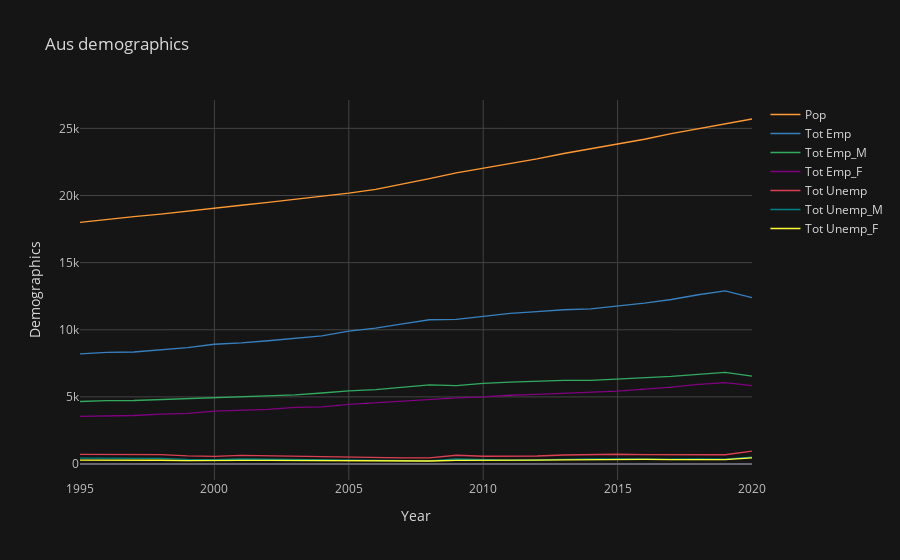
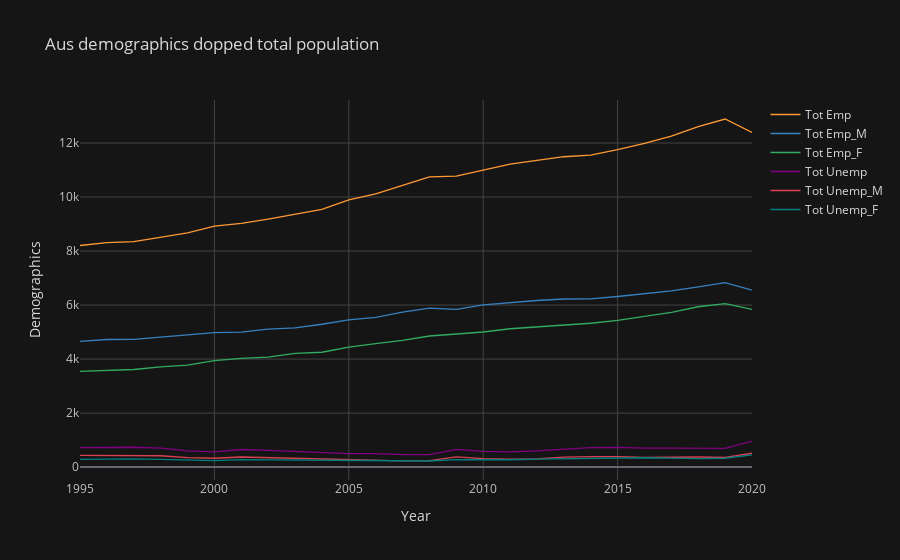

The cell these charts' notebook holds for them, in order:
### Code cell
# Generate line graphs using Cufflinks
aus_demographics_fig1 = aus_demographics_renamed_df.iplot(kind='line',
                                             title="Aus demographics",
                                             xTitle="Year",
                                             yTitle='Demographics')         
             
aus_demographics_fig2 = aus_demographics_renamed_d2.iplot(kind='line',
                                                          title="Aus demographics dopped total population",
                                                          xTitle="Year",
                                                          yTitle='Demographics')  

#Create the plot matrix:
fig = subplots.make_subplots(rows=3, cols=1)

#Add traces, use  'add_traces', or 'append_trace'.
fig.add_traces(aus_demographics_fig1)
fig.add_traces(aus_demographics_fig2)

fig['layout'].update(height=600,
                     width=600)

### Figure 1 — Plotly figure (JSON) as saved in the notebook; plotly's stock layout.template omitted (floating-point values rounded to 4 significant figures)
{"data": [{"line": {"color": "rgba(255, 153, 51, 1.0)", "dash": "solid", "shape": "linear", "width": 1.3}, "mode": "lines", "name": "Pop", "text": "", "type": "scatter", "x": [1995, 1996, 1997, 1998, 1999, 2000, 2001, 2002, 2003, 2004, 2005, 2006, 2007, 2008, 2009, 2010, 2011, 2012, 2013, 2014, 2015, 2016, 2017, 2018, 2019, 2020], "y": [18000.0, 18220.0, 18423, 18610.0, 18810.0, 19030.0, 19270.0, 19500.0, 19720.0, 19930.0, 20180.0, 20451, 20830.0, 21250.0, 21690.0, 22030.0, 22340, 22730.0, 23130.0, 23480.0, 23816, 24190.0, 24600.0, 24980.0, 25370.0, 25700.0]}, {"line": {"color": "rgba(55, 128, 191, 1.0)", "dash": "solid", "shape": "linear", "width": 1.3}, "mode": "lines", "name": "Tot Emp", "text": "", "type": "scatter", "x": [1995, 1996, 1997, 1998, 1999, 2000, 2001, 2002, 2003, 2004, 2005, 2006, 2007, 2008, 2009, 2010, 2011, 2012, 2013, 2014, 2015, 2016, 2017, 2018, 2019, 2020], "y": [8206.0, 8312.0, 8346.0, 8517.0, 8673.0, 8922, 9022.0, 9181.0, 9370.0, 9543.0, 9897.0, 10120.0, 10440.0, 10745, 10770.0, 11010.0, 11220.0, 11356, 11490.0, 11550.0, 11750.0, 11990.0, 12255, 12610.0, 12890.0, 12390.0]}, {"line": {"color": "rgba(50, 171, 96, 1.0)", "dash": "solid", "shape": "linear", "width": 1.3}, "mode": "lines", "name": "Tot Emp_M", "text": "", "type": "scatter", "x": [1995, 1996, 1997, 1998, 1999, 2000, 2001, 2002, 2003, 2004, 2005, 2006, 2007, 2008, 2009, 2010, 2011, 2012, 2013, 2014, 2015, 2016, 2017, 2018, 2019, 2020], "y": [4657.0, 4724.0, 4732.0, 4802.0, 4898.0, 4981.0, 4997.0, 5109.0, 5155.0, 5290.0, 5450.0, 5547.0, 5743.0, 5890.0, 5843.0, 6006.0, 6098.0, 6169.0, 6224.0, 6227.0, 6317.0, 6406.0, 6523.0, 6671, 6834.0, 6554.0]}, {"line": {"color": "rgba(128, 0, 128, 1.0)", "dash": "solid", "shape": "linear", "width": 1.3}, "mode": "lines", "name": "Tot Emp_F", "text": "", "type": "scatter", "x": [1995, 1996, 1997, 1998, 1999, 2000, 2001, 2002, 2003, 2004, 2005, 2006, 2007, 2008, 2009, 2010, 2011, 2012, 2013, 2014, 2015, 2016, 2017, 2018, 2019, 2020], "y": [3548.0, 3587.0, 3614.0, 3715, 3776.0, 3941.0, 4025.0, 4072.0, 4215, 4253, 4447.0, 4574.0, 4694.0, 4855.0, 4928.0, 5003.0, 5123.0, 5187.0, 5268.0, 5326.0, 5436.0, 5585.0, 5732.0, 5937.0, 6056.0, 5838.0]}, {"line": {"color": "rgba(219, 64, 82, 1.0)", "dash": "solid", "shape": "linear", "width": 1.3}, "mode": "lines", "name": "Tot Unemp", "text": "", "type": "scatter", "x": [1995, 1996, 1997, 1998, 1999, 2000, 2001, 2002, 2003, 2004, 2005, 2006, 2007, 2008, 2009, 2010, 2011, 2012, 2013, 2014, 2015, 2016, 2017, 2018, 2019, 2020], "y": [723.5, 723.8, 735.2, 702.8, 600.6, 564.3, 651.5, 619.7, 587.6, 537.3, 502.5, 498.2, 459, 462.7, 654.7, 580.3, 564.2, 599.3, 673.4, 721.8, 729.7, 703.5, 706.1, 687.9, 692, 966.4]}, {"line": {"color": "rgba(0, 128, 128, 1.0)", "dash": "solid", "shape": "linear", "width": 1.3}, "mode": "lines", "name": "Tot Unemp_M", "text": "", "type": "scatter", "x": [1995, 1996, 1997, 1998, 1999, 2000, 2001, 2002, 2003, 2004, 2005, 2006, 2007, 2008, 2009, 2010, 2011, 2012, 2013, 2014, 2015, 2016, 2017, 2018, 2019, 2020], "y": [434.2, 424.3, 427.5, 419.9, 348.6, 327.3, 374.4, 348.2, 330.9, 294, 265.3, 265.6, 230, 236.4, 376, 312.5, 292.6, 306.8, 367.6, 389.7, 391.8, 356.7, 370.9, 375, 363, 513.4]}, {"line": {"color": "rgba(255, 255, 51, 1.0)", "dash": "solid", "shape": "linear", "width": 1.3}, "mode": "lines", "name": "Tot Unemp_F", "text": "", "type": "scatter", "x": [1995, 1996, 1997, 1998, 1999, 2000, 2001, 2002, 2003, 2004, 2005, 2006, 2007, 2008, 2009, 2010, 2011, 2012, 2013, 2014, 2015, 2016, 2017, 2018, 2019, 2020], "y": [289.3, 299.5, 307.7, 282.9, 252, 237, 277.1, 271.5, 256.6, 243.3, 237.2, 232.6, 229, 226.2, 278.7, 267.8, 271.6, 292.5, 305.8, 332.2, 337.9, 346.9, 335.2, 312.9, 328.9, 452.9]}], "layout": {"autosize": true, "legend": {"bgcolor": "#151516", "font": {"color": "#D9D9D9"}}, "paper_bgcolor": "#151516", "plot_bgcolor": "#151516", "title": {"font": {"color": "#D9D9D9"}, "text": "Aus demographics"}, "xaxis": {"autorange": true, "gridcolor": "#434343", "range": [1995, 2020], "showgrid": true, "tickfont": {"color": "#C2C2C2"}, "title": {"font": {"color": "#D9D9D9"}, "text": "Year"}, "type": "linear", "zerolinecolor": "#666570"}, "yaxis": {"autorange": true, "gridcolor": "#434343", "range": [-1189.0, 27110.0], "showgrid": true, "tickfont": {"color": "#C2C2C2"}, "title": {"font": {"color": "#D9D9D9"}, "text": "Demographics"}, "type": "linear", "zerolinecolor": "#666570"}}}

### Figure 2 — Plotly figure (JSON) as saved in the notebook; plotly's stock layout.template omitted (floating-point values rounded to 4 significant figures)
{"data": [{"line": {"color": "rgba(255, 153, 51, 1.0)", "dash": "solid", "shape": "linear", "width": 1.3}, "mode": "lines", "name": "Tot Emp", "text": "", "type": "scatter", "x": [1995, 1996, 1997, 1998, 1999, 2000, 2001, 2002, 2003, 2004, 2005, 2006, 2007, 2008, 2009, 2010, 2011, 2012, 2013, 2014, 2015, 2016, 2017, 2018, 2019, 2020], "y": [8206.0, 8312.0, 8346.0, 8517.0, 8673.0, 8922, 9022.0, 9181.0, 9370.0, 9543.0, 9897.0, 10120.0, 10440.0, 10745, 10770.0, 11010.0, 11220.0, 11356, 11490.0, 11550.0, 11750.0, 11990.0, 12255, 12610.0, 12890.0, 12390.0]}, {"line": {"color": "rgba(55, 128, 191, 1.0)", "dash": "solid", "shape": "linear", "width": 1.3}, "mode": "lines", "name": "Tot Emp_M", "text": "", "type": "scatter", "x": [1995, 1996, 1997, 1998, 1999, 2000, 2001, 2002, 2003, 2004, 2005, 2006, 2007, 2008, 2009, 2010, 2011, 2012, 2013, 2014, 2015, 2016, 2017, 2018, 2019, 2020], "y": [4657.0, 4724.0, 4732.0, 4802.0, 4898.0, 4981.0, 4997.0, 5109.0, 5155.0, 5290.0, 5450.0, 5547.0, 5743.0, 5890.0, 5843.0, 6006.0, 6098.0, 6169.0, 6224.0, 6227.0, 6317.0, 6406.0, 6523.0, 6671, 6834.0, 6554.0]}, {"line": {"color": "rgba(50, 171, 96, 1.0)", "dash": "solid", "shape": "linear", "width": 1.3}, "mode": "lines", "name": "Tot Emp_F", "text": "", "type": "scatter", "x": [1995, 1996, 1997, 1998, 1999, 2000, 2001, 2002, 2003, 2004, 2005, 2006, 2007, 2008, 2009, 2010, 2011, 2012, 2013, 2014, 2015, 2016, 2017, 2018, 2019, 2020], "y": [3548.0, 3587.0, 3614.0, 3715, 3776.0, 3941.0, 4025.0, 4072.0, 4215, 4253, 4447.0, 4574.0, 4694.0, 4855.0, 4928.0, 5003.0, 5123.0, 5187.0, 5268.0, 5326.0, 5436.0, 5585.0, 5732.0, 5937.0, 6056.0, 5838.0]}, {"line": {"color": "rgba(128, 0, 128, 1.0)", "dash": "solid", "shape": "linear", "width": 1.3}, "mode": "lines", "name": "Tot Unemp", "text": "", "type": "scatter", "x": [1995, 1996, 1997, 1998, 1999, 2000, 2001, 2002, 2003, 2004, 2005, 2006, 2007, 2008, 2009, 2010, 2011, 2012, 2013, 2014, 2015, 2016, 2017, 2018, 2019, 2020], "y": [723.5, 723.8, 735.2, 702.8, 600.6, 564.3, 651.5, 619.7, 587.6, 537.3, 502.5, 498.2, 459, 462.7, 654.7, 580.3, 564.2, 599.3, 673.4, 721.8, 729.7, 703.5, 706.1, 687.9, 692, 966.4]}, {"line": {"color": "rgba(219, 64, 82, 1.0)", "dash": "solid", "shape": "linear", "width": 1.3}, "mode": "lines", "name": "Tot Unemp_M", "text": "", "type": "scatter", "x": [1995, 1996, 1997, 1998, 1999, 2000, 2001, 2002, 2003, 2004, 2005, 2006, 2007, 2008, 2009, 2010, 2011, 2012, 2013, 2014, 2015, 2016, 2017, 2018, 2019, 2020], "y": [434.2, 424.3, 427.5, 419.9, 348.6, 327.3, 374.4, 348.2, 330.9, 294, 265.3, 265.6, 230, 236.4, 376, 312.5, 292.6, 306.8, 367.6, 389.7, 391.8, 356.7, 370.9, 375, 363, 513.4]}, {"line": {"color": "rgba(0, 128, 128, 1.0)", "dash": "solid", "shape": "linear", "width": 1.3}, "mode": "lines", "name": "Tot Unemp_F", "text": "", "type": "scatter", "x": [1995, 1996, 1997, 1998, 1999, 2000, 2001, 2002, 2003, 2004, 2005, 2006, 2007, 2008, 2009, 2010, 2011, 2012, 2013, 2014, 2015, 2016, 2017, 2018, 2019, 2020], "y": [289.3, 299.5, 307.7, 282.9, 252, 237, 277.1, 271.5, 256.6, 243.3, 237.2, 232.6, 229, 226.2, 278.7, 267.8, 271.6, 292.5, 305.8, 332.2, 337.9, 346.9, 335.2, 312.9, 328.9, 452.9]}], "layout": {"autosize": true, "legend": {"bgcolor": "#151516", "font": {"color": "#D9D9D9"}}, "paper_bgcolor": "#151516", "plot_bgcolor": "#151516", "title": {"font": {"color": "#D9D9D9"}, "text": "Aus demographics dopped total population"}, "xaxis": {"autorange": true, "gridcolor": "#434343", "range": [1995, 2020], "showgrid": true, "tickfont": {"color": "#C2C2C2"}, "title": {"font": {"color": "#D9D9D9"}, "text": "Year"}, "type": "linear", "zerolinecolor": "#666570"}, "yaxis": {"autorange": true, "gridcolor": "#434343", "range": [-477.3, 13590.0], "showgrid": true, "tickfont": {"color": "#C2C2C2"}, "title": {"font": {"color": "#D9D9D9"}, "text": "Demographics"}, "type": "linear", "zerolinecolor": "#666570"}}}
